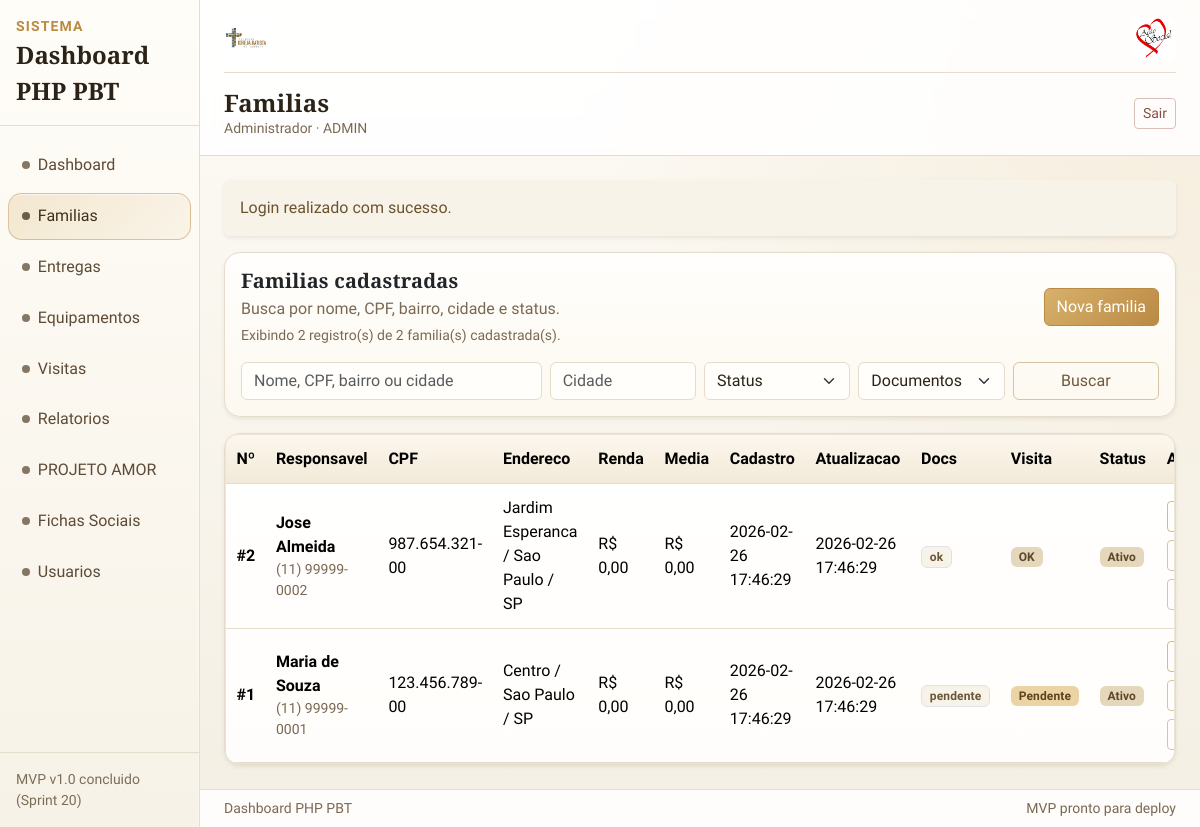
The app's page /families (signed in) with its own data.
### tables this page shows
CREATE TABLE IF NOT EXISTS families (
  id INT AUTO_INCREMENT PRIMARY KEY,
  responsible_name VARCHAR(160) NOT NULL,
  cpf_responsible VARCHAR(14) NULL UNIQUE,
  rg_responsible VARCHAR(20) NULL,
  birth_date DATE NULL,
  phone VARCHAR(20) NULL,
  responsible_works TINYINT(1) NOT NULL DEFAULT 0,
  responsible_income DECIMAL(10,2) NOT NULL DEFAULT 0,
  marital_status VARCHAR(30) NULL,
  education_level VARCHAR(40) NULL,
  professional_status VARCHAR(40) NULL,
  profession_detail VARCHAR(120) NULL,
  cep VARCHAR(10) NULL,
  address VARCHAR(200) NULL,
  address_number VARCHAR(20) NULL,
  address_complement VARCHAR(120) NULL,
  neighborhood VARCHAR(80) NULL,
  city VARCHAR(80) NULL,
  state CHAR(2) NULL,
  location_reference VARCHAR(200) NULL,
  housing_type VARCHAR(60) NULL,
  rent_amount DECIMAL(10,2) NULL,
  adults_count INT NOT NULL DEFAULT 0,
  workers_count INT NOT NULL DEFAULT 0,
  family_income_total DECIMAL(10,2) NOT NULL DEFAULT 0,
  family_income_average DECIMAL(10,2) NOT NULL DEFAULT 0,
  children_count INT NOT NULL DEFAULT 0,
  documentation_status VARCHAR(30) NOT NULL DEFAULT 'ok',
  documentation_notes TEXT NULL,
  needs_visit TINYINT(1) NOT NULL DEFAULT 0,
  general_notes TEXT NULL,
  is_active TINYINT(1) NOT NULL DEFAULT 1,
  chronic_disease TEXT NULL,
  chronic_disease_other_details VARCHAR(200) NULL,
  has_physical_disability TINYINT(1) NOT NULL DEFAULT 0,
  physical_disability_details VARCHAR(200) NULL,
  uses_continuous_medication TINYINT(1) NOT NULL DEFAULT 0,
  continuous_medication_details VARCHAR(200) NULL,
  has_addiction TINYINT(1) NOT NULL DEFAULT 0,
  addiction_details VARCHAR(200) NULL,
  social_benefit VARCHAR(80) NULL,
  housing_type_other_details VARCHAR(200) NULL,
  created_at DATETIME NOT NULL DEFAULT CURRENT_TIMESTAMP,
  updated_at DATETIME NULL DEFAULT NULL ON UPDATE CURRENT_TIMESTAMP,
  INDEX idx_families_responsible_name (responsible_name),
  INDEX idx_families_city_neighborhood (city, neighborhood),
  INDEX idx_families_documentation_status (documentation_status),
  INDEX idx_families_needs_visit (needs_visit),
  INDEX idx_families_is_active (is_active),
  INDEX idx_families_updated_at (updated_at)
);

### app/Views/families/index.php (the view, shortened to what the rows shown need)
<?php
$auth = is_array($authUser ?? null) ? $authUser : [];
$canDeleteFamily = (string) ($auth['role'] ?? '') === 'admin';
?>
<div class="card border-0 shadow-sm mb-3">
    <div class="card-body">
        <div class="d-flex flex-column flex-md-row justify-content-between align-items-md-center gap-2 mb-3">
            <div>
                <h2 class="h5 mb-1">Familias cadastradas</h2>
            </div>
        </div>
    </div>
</div>
<div class="card border-0 shadow-sm">
    <div class="table-responsive">
        <table class="table align-middle mb-0">
            <thead>
                <tr>
                    <th>Nº</th>
                    <th>Responsavel</th>
                    <th>CPF</th>
                    <th>Endereco</th>
                    <th>Renda</th>
                    <th>Media</th>
                    <th>Cadastro</th>
                    <th>Atualizacao</th>
                    <th>Docs</th>
                    <th>Visita</th>
                    <th>Status</th>
                    <th>Acoes</th>
                </tr>
            </thead>
            <tbody>
            <?php if (empty($families)) : ?>
                <tr>
                    <td colspan="12" class="text-secondary p-4">Nenhuma familia encontrada.</td>
                </tr>
            <?php else : ?>
                <?php foreach ($families as $family) : ?>
                    <?php
                    $id = (int) ($family['id'] ?? 0);
                    $parts = array_filter([
                        (string) ($family['neighborhood'] ?? ''),
                        (string) ($family['city'] ?? ''),
                        (string) ($family['state'] ?? ''),
                    ]);
                    ?>
                    <tr>
                        <td class="fw-semibold">#<?= $id ?></td>
                        <td>
                            <div class="fw-semibold"><?= htmlspecialchars((string) ($family['responsible_name'] ?? ''), ENT_QUOTES, 'UTF-8') ?></div>
                            <div class="small text-secondary"><?= htmlspecialchars((string) ($family['phone'] ?? ''), ENT_QUOTES, 'UTF-8') ?></div>
                        </td>
                        <td><?= htmlspecialchars((string) ($family['cpf_responsible'] ?? '-'), ENT_QUOTES, 'UTF-8') ?></td>
                        <td><?= htmlspecialchars($parts ? implode(' / ', $parts) : '-', ENT_QUOTES, 'UTF-8') ?></td>
                        <td>R$ <?= number_format((float) ($family['family_income_total'] ?? 0), 2, ',', '.') ?></td>
                        <td>R$ <?= number_format((float) ($family['family_income_average'] ?? 0), 2, ',', '.') ?></td>
                        <td><?= htmlspecialchars((string) (($family['created_at'] ?? '') ?: '-'), ENT_QUOTES, 'UTF-8') ?></td>
                        <td><?= htmlspecialchars((string) (($family['updated_at'] ?? '') ?: ($family['created_at'] ?? '-')), ENT_QUOTES, 'UTF-8') ?></td>
                        <td><span class="badge text-bg-light border"><?= htmlspecialchars((string) ($family['documentation_status'] ?? 'ok'), ENT_QUOTES, 'UTF-8') ?></span></td>
                        <td>
                            <?= ((int) ($family['needs_visit'] ?? 0) === 1)
                                ? '<span class="badge text-bg-warning">Pendente</span>'
                                : '<span class="badge text-bg-success">OK</span>' ?>
                        </td>
                        <td>
                            <?= ((int) ($family['is_active'] ?? 0) === 1)
                                ? '<span class="badge text-bg-success">Ativo</span>'
                                : '<span class="badge text-bg-danger">Inativo</span>' ?>
                        </td>
                        <td>
                            <div class="d-flex flex-wrap gap-2">
                                <a class="btn btn-sm btn-outline-primary" href="/families/show?id=<?= $id ?>">Detalhe</a>
                                <a class="btn btn-sm btn-outline-secondary" href="/families/edit?id=<?= $id ?>">Editar</a>
                                <?php if ($canDeleteFamily) : ?>
                                    <form method="post" action="/families/delete?id=<?= $id ?>" class="m-0" onsubmit="return confirm('Confirmar exclusao da familia? Esta acao exclui membros e criancas vinculados.');">
                                        <button type="submit" class="btn btn-sm btn-outline-danger">Remover</button>
                                    </form>
                                <?php endif; ?>
                            </div>
                        </td>
                    </tr>
                <?php endforeach; ?>
            <?php endif; ?>
            </tbody>
        </table>
    </div>
</div>

### records on screen
families: id "2", responsible_name "Jose Almeida", phone "(11) 99999-0002", cpf_responsible "987.654.321-00", parts "Jardim Esperanca / Sao Paulo / SP", family_income_total "0,00", family_income_average "0,00", created_at "2026-02-26 17:46:29", documentation_status "ok", needs_visit "OK", is_active "Ativo"
families: id "1", responsible_name "Maria de Souza", phone "(11) 99999-0001", cpf_responsible "123.456.789-00", parts "Centro / Sao Paulo / SP", family_income_total "0,00", family_income_average "0,00", created_at "2026-02-26 17:46:29", documentation_status "pendente", needs_visit "Pendente", is_active "Ativo"

### other values on screen
$layoutAppName "Dashboard PHP PBT"
$item['label'] "Dashboard"
$item['label'] "Familias"
$item['label'] "Entregas"
$item['label'] "Equipamentos"
$item['label'] "Visitas"
$item['label'] "Relatorios"
$item['label'] "PROJETO AMOR"
$item['label'] "Fichas Sociais"
$item['label'] "Usuarios"
$layoutTitle "Familias"
$layoutUserName "Administrador"
$layoutUserRole "ADMIN"
$success "Login realizado com sucesso."
$filteredTotal "2"
